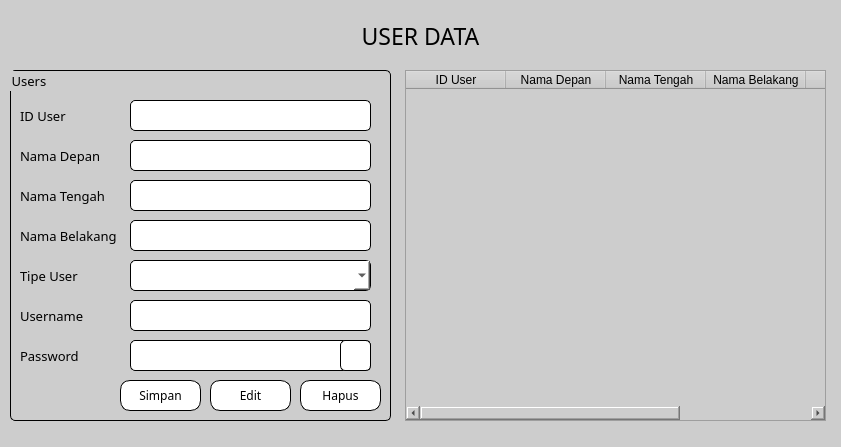
<?xml version="1.0" encoding="UTF-8"?>
<ui version="4.0">
 <class>MainWindow</class>
 <widget class="QMainWindow" name="MainWindow">
  <property name="geometry">
   <rect>
    <x>0</x>
    <y>0</y>
    <width>841</width>
    <height>447</height>
   </rect>
  </property>
  <property name="font">
   <font>
    <pointsize>12</pointsize>
   </font>
  </property>
  <property name="windowTitle">
   <string>MainWindow</string>
  </property>
  <property name="styleSheet">
   <string notr="true">background-color: rgb(205, 205, 205);</string>
  </property>
  <widget class="QWidget" name="centralwidget">
   <widget class="QLabel" name="label">
    <property name="geometry">
     <rect>
      <x>10</x>
      <y>10</y>
      <width>821</width>
      <height>51</height>
     </rect>
    </property>
    <property name="font">
     <font>
      <family>Century Gothic</family>
      <pointsize>17</pointsize>
      <weight>50</weight>
      <bold>false</bold>
     </font>
    </property>
    <property name="styleSheet">
     <string notr="true">color: rgb(0, 0, 0);</string>
    </property>
    <property name="text">
     <string>USER DATA</string>
    </property>
    <property name="alignment">
     <set>Qt::AlignCenter</set>
    </property>
   </widget>
   <widget class="QGroupBox" name="groupBox">
    <property name="geometry">
     <rect>
      <x>10</x>
      <y>70</y>
      <width>381</width>
      <height>351</height>
     </rect>
    </property>
    <property name="font">
     <font>
      <family>Century Gothic</family>
      <pointsize>10</pointsize>
     </font>
    </property>
    <property name="styleSheet">
     <string notr="true">border: 1px solid black;
border-radius: 5px;</string>
    </property>
    <property name="title">
     <string>Users</string>
    </property>
    <widget class="QLabel" name="label_2">
     <property name="geometry">
      <rect>
       <x>10</x>
       <y>30</y>
       <width>81</width>
       <height>31</height>
      </rect>
     </property>
     <property name="font">
      <font>
       <family>Century Gothic</family>
       <pointsize>10</pointsize>
      </font>
     </property>
     <property name="styleSheet">
      <string notr="true">border: none</string>
     </property>
     <property name="text">
      <string>ID User</string>
     </property>
    </widget>
    <widget class="QLabel" name="label_3">
     <property name="geometry">
      <rect>
       <x>10</x>
       <y>70</y>
       <width>101</width>
       <height>31</height>
      </rect>
     </property>
     <property name="font">
      <font>
       <family>Century Gothic</family>
       <pointsize>10</pointsize>
      </font>
     </property>
     <property name="styleSheet">
      <string notr="true">border: none</string>
     </property>
     <property name="text">
      <string>Nama Depan</string>
     </property>
    </widget>
    <widget class="QLabel" name="label_4">
     <property name="geometry">
      <rect>
       <x>10</x>
       <y>110</y>
       <width>111</width>
       <height>31</height>
      </rect>
     </property>
     <property name="font">
      <font>
       <family>Century Gothic</family>
       <pointsize>10</pointsize>
      </font>
     </property>
     <property name="styleSheet">
      <string notr="true">border: none</string>
     </property>
     <property name="text">
      <string>Nama Tengah</string>
     </property>
    </widget>
    <widget class="QLabel" name="label_5">
     <property name="geometry">
      <rect>
       <x>10</x>
       <y>150</y>
       <width>121</width>
       <height>31</height>
      </rect>
     </property>
     <property name="font">
      <font>
       <family>Century Gothic</family>
       <pointsize>10</pointsize>
      </font>
     </property>
     <property name="styleSheet">
      <string notr="true">border: none</string>
     </property>
     <property name="text">
      <string>Nama Belakang</string>
     </property>
    </widget>
    <widget class="QLabel" name="label_6">
     <property name="geometry">
      <rect>
       <x>10</x>
       <y>190</y>
       <width>101</width>
       <height>31</height>
      </rect>
     </property>
     <property name="font">
      <font>
       <family>Century Gothic</family>
       <pointsize>10</pointsize>
      </font>
     </property>
     <property name="styleSheet">
      <string notr="true">border: none</string>
     </property>
     <property name="text">
      <string>Tipe User</string>
     </property>
    </widget>
    <widget class="QLabel" name="label_7">
     <property name="geometry">
      <rect>
       <x>10</x>
       <y>230</y>
       <width>81</width>
       <height>31</height>
      </rect>
     </property>
     <property name="font">
      <font>
       <family>Century Gothic</family>
       <pointsize>10</pointsize>
      </font>
     </property>
     <property name="styleSheet">
      <string notr="true">border: none</string>
     </property>
     <property name="text">
      <string>Username</string>
     </property>
    </widget>
    <widget class="QLabel" name="label_8">
     <property name="geometry">
      <rect>
       <x>10</x>
       <y>270</y>
       <width>81</width>
       <height>31</height>
      </rect>
     </property>
     <property name="font">
      <font>
       <family>Century Gothic</family>
       <pointsize>10</pointsize>
      </font>
     </property>
     <property name="styleSheet">
      <string notr="true">border: none;</string>
     </property>
     <property name="text">
      <string>Password</string>
     </property>
    </widget>
    <widget class="QLineEdit" name="editID">
     <property name="geometry">
      <rect>
       <x>120</x>
       <y>30</y>
       <width>241</width>
       <height>31</height>
      </rect>
     </property>
     <property name="font">
      <font>
       <family>Century Gothic</family>
       <pointsize>10</pointsize>
      </font>
     </property>
     <property name="styleSheet">
      <string notr="true">background-color: rgb(255, 255, 255);
color: rgb(0, 0, 0);</string>
     </property>
    </widget>
    <widget class="QLineEdit" name="editNamaDepan">
     <property name="geometry">
      <rect>
       <x>120</x>
       <y>70</y>
       <width>241</width>
       <height>31</height>
      </rect>
     </property>
     <property name="font">
      <font>
       <family>Century Gothic</family>
       <pointsize>10</pointsize>
      </font>
     </property>
     <property name="styleSheet">
      <string notr="true">background-color: rgb(255, 255, 255);
color: rgb(0, 0, 0);</string>
     </property>
    </widget>
    <widget class="QLineEdit" name="editNamaTengah">
     <property name="geometry">
      <rect>
       <x>120</x>
       <y>110</y>
       <width>241</width>
       <height>31</height>
      </rect>
     </property>
     <property name="font">
      <font>
       <family>Century Gothic</family>
       <pointsize>10</pointsize>
      </font>
     </property>
     <property name="styleSheet">
      <string notr="true">background-color: rgb(255, 255, 255);
color: rgb(0, 0, 0);</string>
     </property>
    </widget>
    <widget class="QLineEdit" name="editNamaBelakang">
     <property name="geometry">
      <rect>
       <x>120</x>
       <y>150</y>
       <width>241</width>
       <height>31</height>
      </rect>
     </property>
     <property name="font">
      <font>
       <family>Century Gothic</family>
       <pointsize>10</pointsize>
      </font>
     </property>
     <property name="styleSheet">
      <string notr="true">background-color: rgb(255, 255, 255);
color: rgb(0, 0, 0);</string>
     </property>
    </widget>
    <widget class="QLineEdit" name="editUsername">
     <property name="geometry">
      <rect>
       <x>120</x>
       <y>230</y>
       <width>241</width>
       <height>31</height>
      </rect>
     </property>
     <property name="font">
      <font>
       <family>Century Gothic</family>
       <pointsize>10</pointsize>
      </font>
     </property>
     <property name="styleSheet">
      <string notr="true">background-color: rgb(255, 255, 255);
color: rgb(0, 0, 0);</string>
     </property>
    </widget>
    <widget class="QLineEdit" name="editPassword">
     <property name="geometry">
      <rect>
       <x>120</x>
       <y>270</y>
       <width>241</width>
       <height>31</height>
      </rect>
     </property>
     <property name="font">
      <font>
       <family>Century Gothic</family>
       <pointsize>10</pointsize>
      </font>
     </property>
     <property name="styleSheet">
      <string notr="true">background-color: rgb(255, 255, 255);
color: rgb(0, 0, 0);</string>
     </property>
     <property name="echoMode">
      <enum>QLineEdit::Password</enum>
     </property>
    </widget>
    <widget class="QComboBox" name="cmbTipeUser">
     <property name="geometry">
      <rect>
       <x>120</x>
       <y>190</y>
       <width>241</width>
       <height>31</height>
      </rect>
     </property>
     <property name="font">
      <font>
       <family>Century Gothic</family>
       <pointsize>10</pointsize>
      </font>
     </property>
     <property name="styleSheet">
      <string notr="true">background-color: rgb(255, 255, 255);
color: rgb(0, 0, 0);</string>
     </property>
     <item>
      <property name="text">
       <string/>
      </property>
     </item>
     <item>
      <property name="text">
       <string>Administrator</string>
      </property>
     </item>
     <item>
      <property name="text">
       <string>User</string>
      </property>
     </item>
    </widget>
    <widget class="QPushButton" name="btnSimpan">
     <property name="geometry">
      <rect>
       <x>110</x>
       <y>310</y>
       <width>81</width>
       <height>31</height>
      </rect>
     </property>
     <property name="font">
      <font>
       <family>Century Gothic</family>
       <weight>50</weight>
       <bold>false</bold>
      </font>
     </property>
     <property name="styleSheet">
      <string notr="true">QPushButton{
border: 1px solid black;
border-radius: 10px;
background-color: rgb(255, 255, 255);
color: rgb(0, 0, 0);
}

QPushButton:hover{
background-color: rgb(205, 205, 205);
}

QPushButton:pressed{
padding-left: 5px;
padding-top: 5px;
}</string>
     </property>
     <property name="text">
      <string>Simpan</string>
     </property>
     <property name="icon">
      <iconset>
       <normaloff>../ICON/add_user.png</normaloff>../ICON/add_user.png</iconset>
     </property>
    </widget>
    <widget class="QPushButton" name="btnEdit">
     <property name="geometry">
      <rect>
       <x>200</x>
       <y>310</y>
       <width>81</width>
       <height>31</height>
      </rect>
     </property>
     <property name="font">
      <font>
       <family>Century Gothic</family>
       <weight>50</weight>
       <bold>false</bold>
      </font>
     </property>
     <property name="styleSheet">
      <string notr="true">QPushButton{
border: 1px solid black;
border-radius: 10px;
background-color: rgb(255, 255, 255);
color: rgb(0, 0, 0);
}

QPushButton:hover{
background-color: rgb(205, 205, 205);
}

QPushButton:pressed{
padding-left: 5px;
padding-top: 5px;
}</string>
     </property>
     <property name="text">
      <string>Edit</string>
     </property>
     <property name="icon">
      <iconset>
       <normaloff>../ICON/edit_user.png</normaloff>../ICON/edit_user.png</iconset>
     </property>
    </widget>
    <widget class="QPushButton" name="btnHapus">
     <property name="geometry">
      <rect>
       <x>290</x>
       <y>310</y>
       <width>81</width>
       <height>31</height>
      </rect>
     </property>
     <property name="font">
      <font>
       <family>Century Gothic</family>
       <weight>50</weight>
       <bold>false</bold>
      </font>
     </property>
     <property name="styleSheet">
      <string notr="true">QPushButton{
border: 1px solid black;
border-radius: 10px;
background-color: rgb(255, 255, 255);
color: rgb(0, 0, 0);
}

QPushButton:hover{
background-color: rgb(205, 205, 205);
}

QPushButton:pressed{
padding-left: 5px;
padding-top: 5px;
}</string>
     </property>
     <property name="text">
      <string>Hapus</string>
     </property>
     <property name="icon">
      <iconset>
       <normaloff>../ICON/delete_user.png</normaloff>../ICON/delete_user.png</iconset>
     </property>
    </widget>
    <widget class="QPushButton" name="btnToggle">
     <property name="geometry">
      <rect>
       <x>330</x>
       <y>270</y>
       <width>31</width>
       <height>31</height>
      </rect>
     </property>
     <property name="styleSheet">
      <string notr="true">QPushButton{
background-color: rgb(255, 255, 255);
}

QPushButton:hover{
background-color: rgb(205, 205, 205);
}

QPushButton:pressed{
padding-left: 5px;
padding-top: 5px;
}</string>
     </property>
     <property name="text">
      <string/>
     </property>
     <property name="icon">
      <iconset>
       <normaloff>../ICON/show.png</normaloff>../ICON/show.png</iconset>
     </property>
     <property name="checkable">
      <bool>false</bool>
     </property>
     <property name="checked">
      <bool>false</bool>
     </property>
    </widget>
   </widget>
   <widget class="QTableWidget" name="tblUser">
    <property name="geometry">
     <rect>
      <x>405</x>
      <y>70</y>
      <width>421</width>
      <height>351</height>
     </rect>
    </property>
    <property name="font">
     <font>
      <family>Century Gothic</family>
      <pointsize>10</pointsize>
     </font>
    </property>
    <property name="styleSheet">
     <string notr="true"/>
    </property>
    <property name="editTriggers">
     <set>QAbstractItemView::NoEditTriggers</set>
    </property>
    <property name="selectionMode">
     <enum>QAbstractItemView::SingleSelection</enum>
    </property>
    <property name="selectionBehavior">
     <enum>QAbstractItemView::SelectRows</enum>
    </property>
    <column>
     <property name="text">
      <string>ID User</string>
     </property>
    </column>
    <column>
     <property name="text">
      <string>Nama Depan</string>
     </property>
    </column>
    <column>
     <property name="text">
      <string>Nama Tengah</string>
     </property>
    </column>
    <column>
     <property name="text">
      <string>Nama Belakang</string>
     </property>
    </column>
    <column>
     <property name="text">
      <string>Tipe User</string>
     </property>
    </column>
    <column>
     <property name="text">
      <string>Username</string>
     </property>
    </column>
   </widget>
  </widget>
  <widget class="QStatusBar" name="statusbar"/>
 </widget>
 <resources/>
 <connections/>
</ui>
